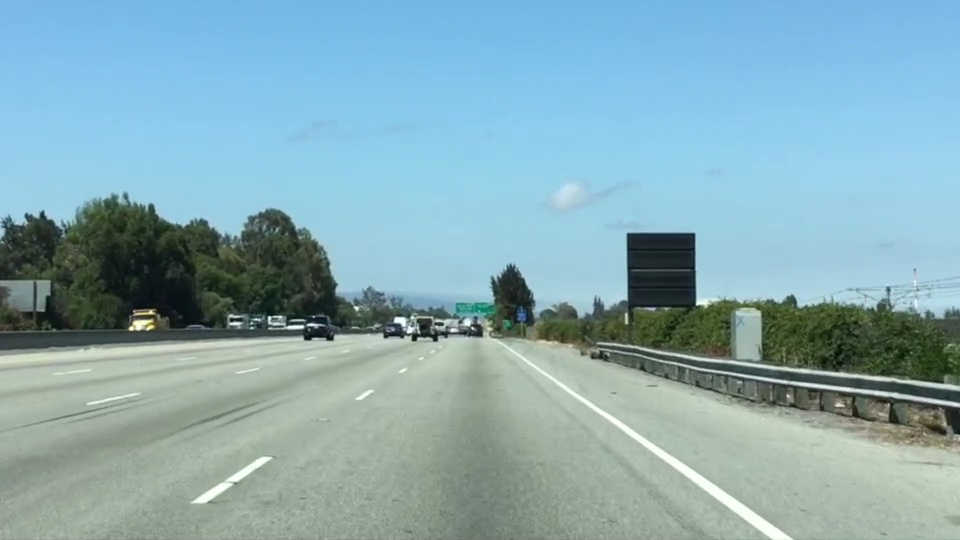
#> input picture images/test.jpg, 960 x 540 px
$ python basic_operation.py
#> lines starting #> are read from the running program, lines starting #| are printed output that depends on the picture; after the words box and inside, x2 and y2 are one past the last pixel; in counts of white or black regions, pixels touching at a corner belong together
import cv2
import numpy as np

# Read an image
img = cv2.imread("../../images/test.jpg")
#> img is the input picture: shape (540, 960, 3); mean B, G, R 179.2, 171.1, 135.5

# grayscale using opencv
img_gray = cv2.cvtColor(img, cv2.COLOR_BGR2GRAY)
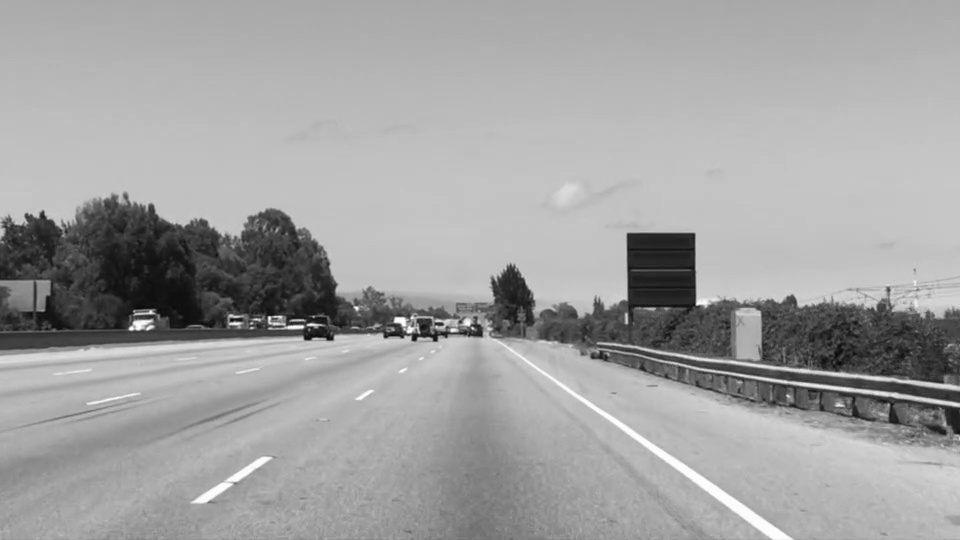
#> img_gray: shape (540, 960); min 6, max 254, mean 161.4
cv2.imshow("Gray Image", img_gray)

# blur using opencv
img_blur = cv2.GaussianBlur(img_gray, (7, 7), 0)
cv2.imshow("Blur Image", img_blur)

# Canny edge detect
img_canny = cv2.Canny(img_gray, 100, 200)
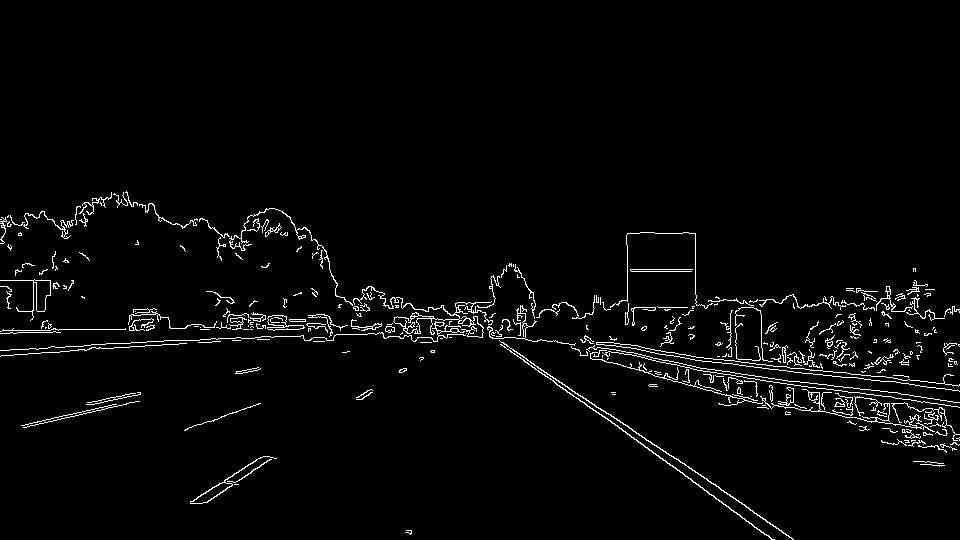
#> img_canny: shape (540, 960); 2.7% white in thin lines or dots, all inside (x1, y1, x2, y2) = (0, 191, 960, 540)
cv2.imshow("Canny Image", img_canny)

# Dialation
kernal = np.ones((5, 5), np.uint8)
img_dialation = cv2.dilate(img_canny, kernal, iterations=1)
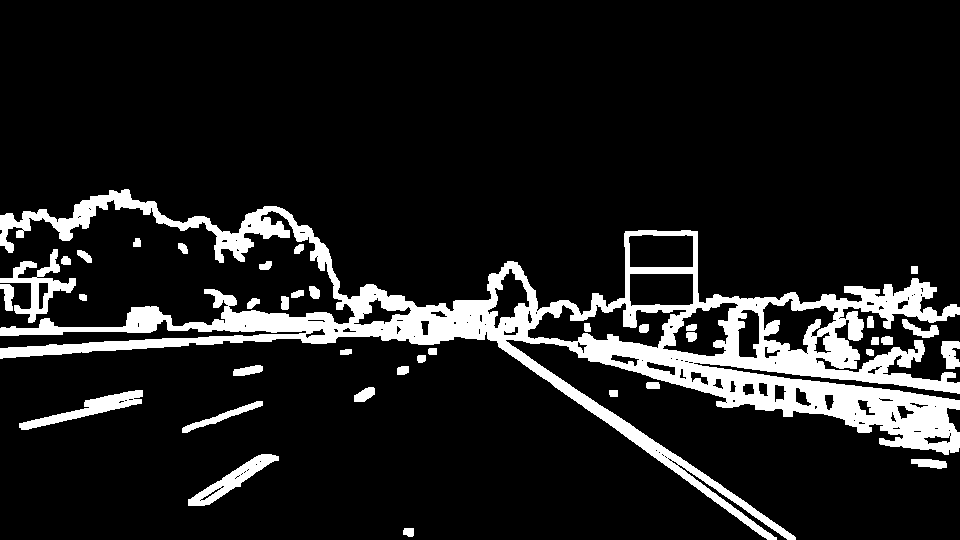
#> img_dialation: shape (540, 960); 12% white; 38 white regions, largest, box (x1, y1, x2, y2) and area: (0, 189, 960, 540) 53871, (0, 249, 76, 323) 1584, (19, 390, 143, 430) 1396
cv2.imshow("Dialation Image",img_dialation)

# Eroded
img_erode = cv2.erode(img_dialation, kernal, iterations=1)
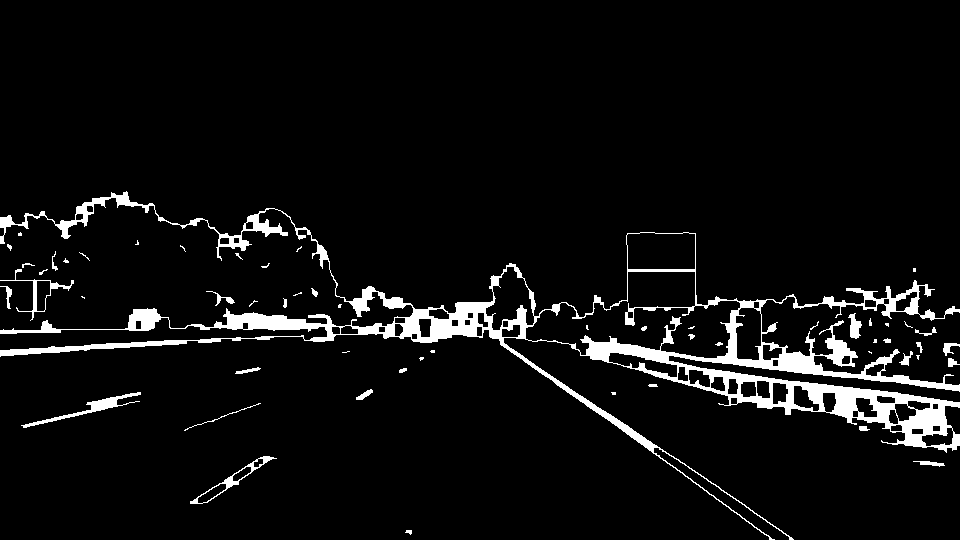
#> img_erode: shape (540, 960); 5.7% white; 56 white regions (27 under 20 px), largest, box (x1, y1, x2, y2) and area: (0, 191, 960, 540) 26261, (21, 392, 141, 428) 628, (190, 456, 277, 504) 413
cv2.imshow("Erode Image", img_erode)

cv2.waitKey(0)

$ run again, with images/curved-lane.jpg copied over images/test.jpg
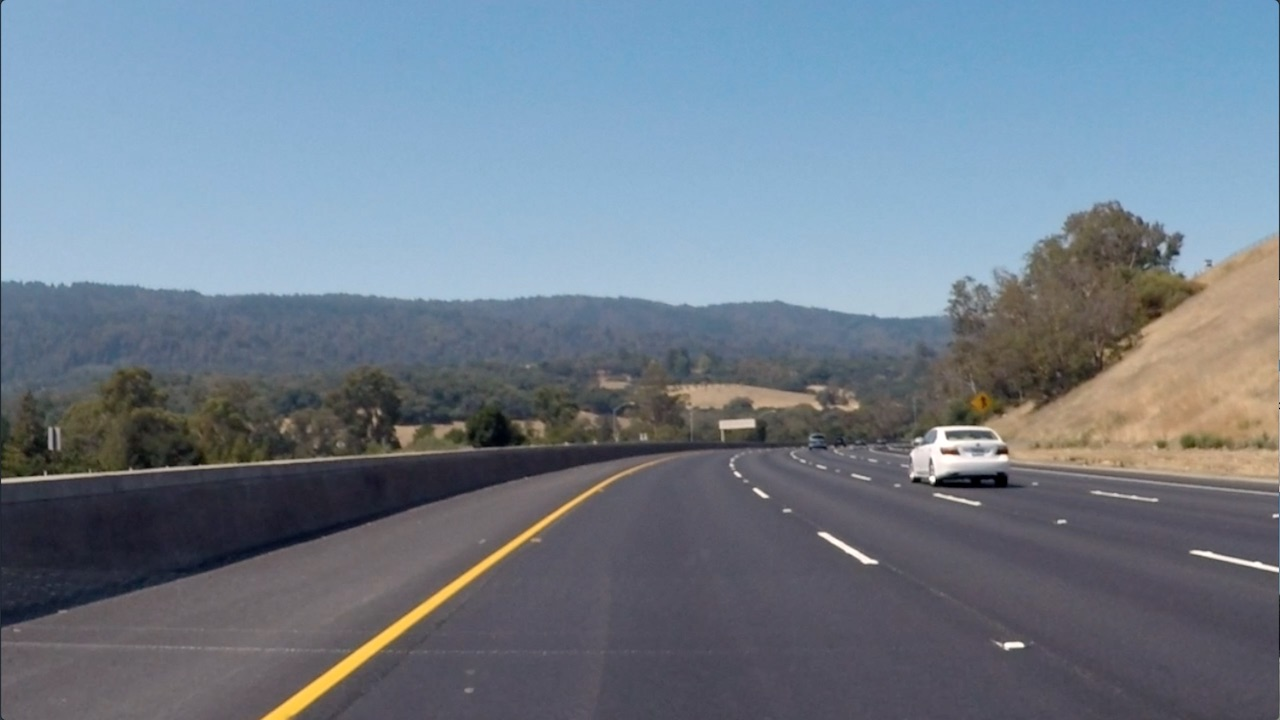
#> input picture images/curved-lane.jpg, 1280 x 720 px
#> img is the input picture: shape (720, 1280, 3); mean B, G, R 138.7, 125, 112.1
#> `img_canny = cv2.Canny(img_gray, 100, 200)`:
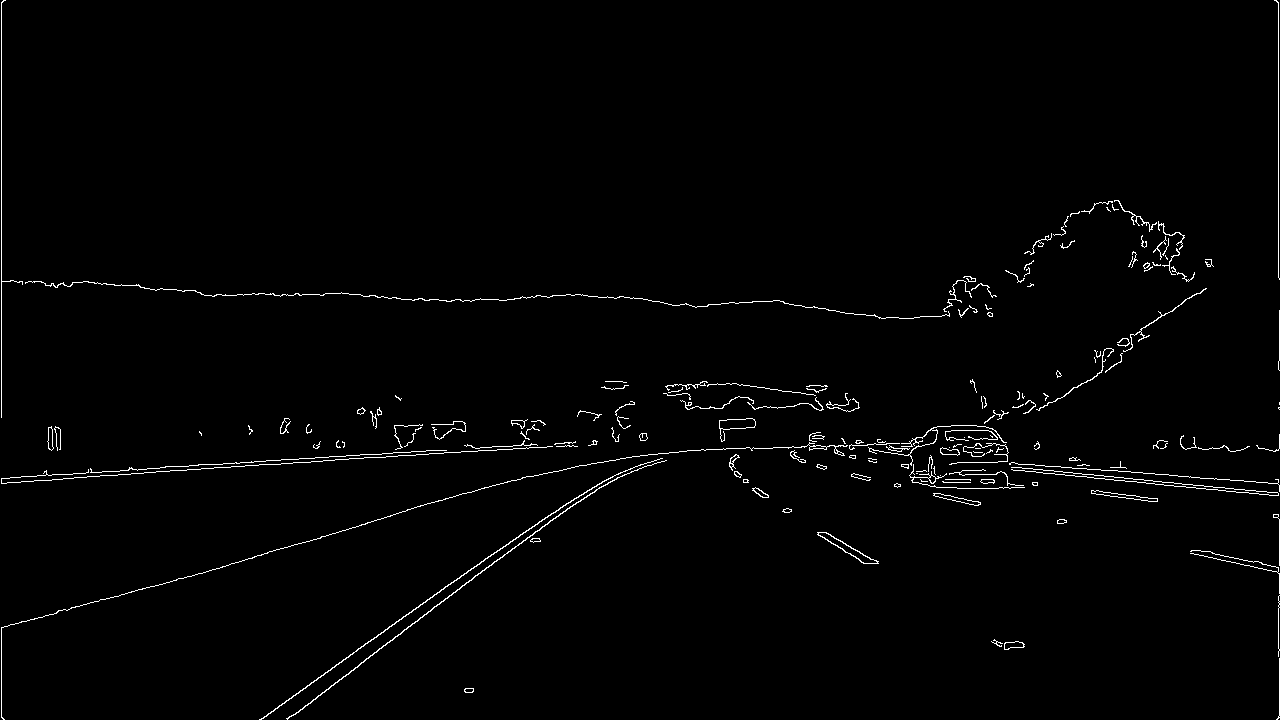
#> img_canny: shape (720, 1280); 1.4% white in thin lines or dots
#> img_dialation: shape (720, 1280); 6.5% white; 53 white regions, largest, box (x1, y1, x2, y2) and area: (0, 286, 1280, 720) 25416, (0, 0, 999, 420) 8132, (0, 417, 580, 486) 6309
#> `img_erode = cv2.erode(img_dialation, kernal, iterations=1)`:
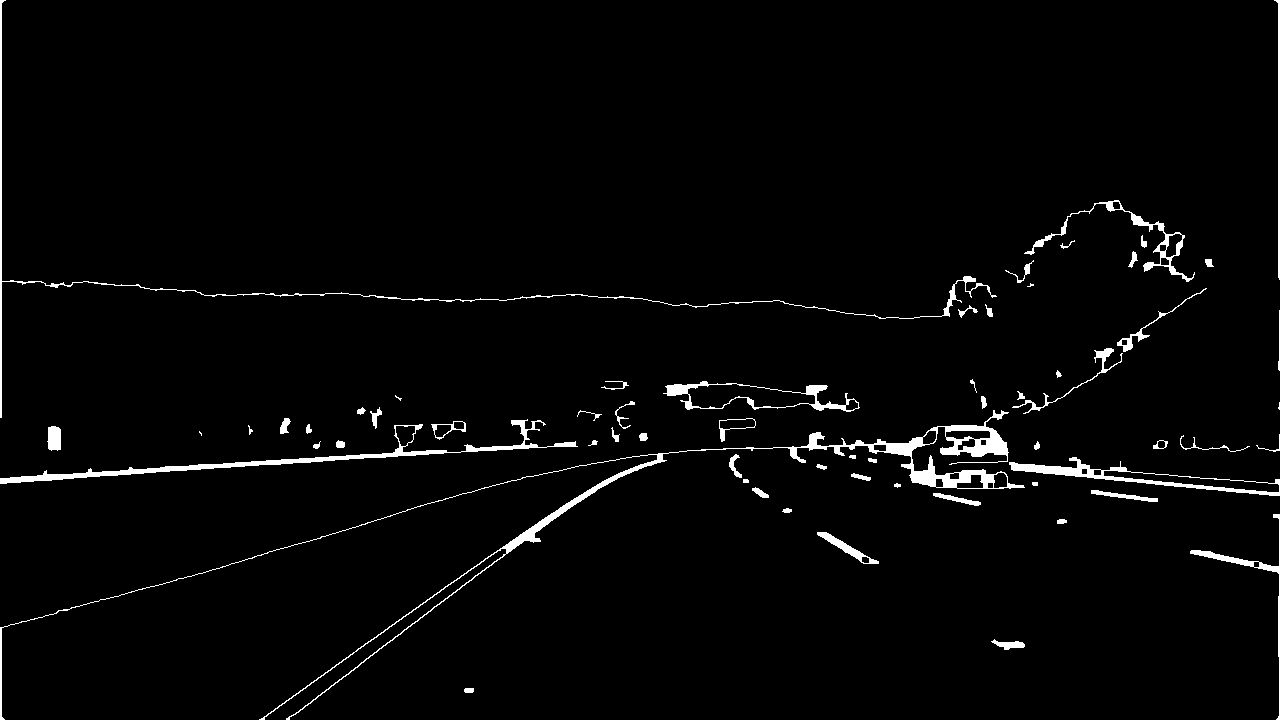
#> img_erode: shape (720, 1280); 2.4% white; 62 white regions (4 under 20 px), largest, box (x1, y1, x2, y2) and area: (0, 410, 1025, 720) 6795, (0, 419, 578, 484) 3034, (0, 0, 997, 418) 2348
